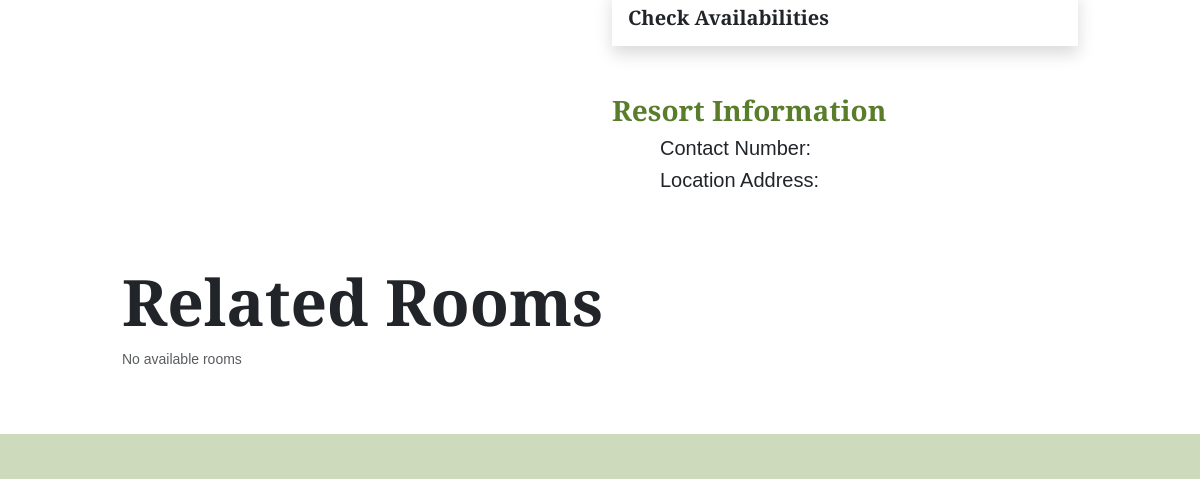
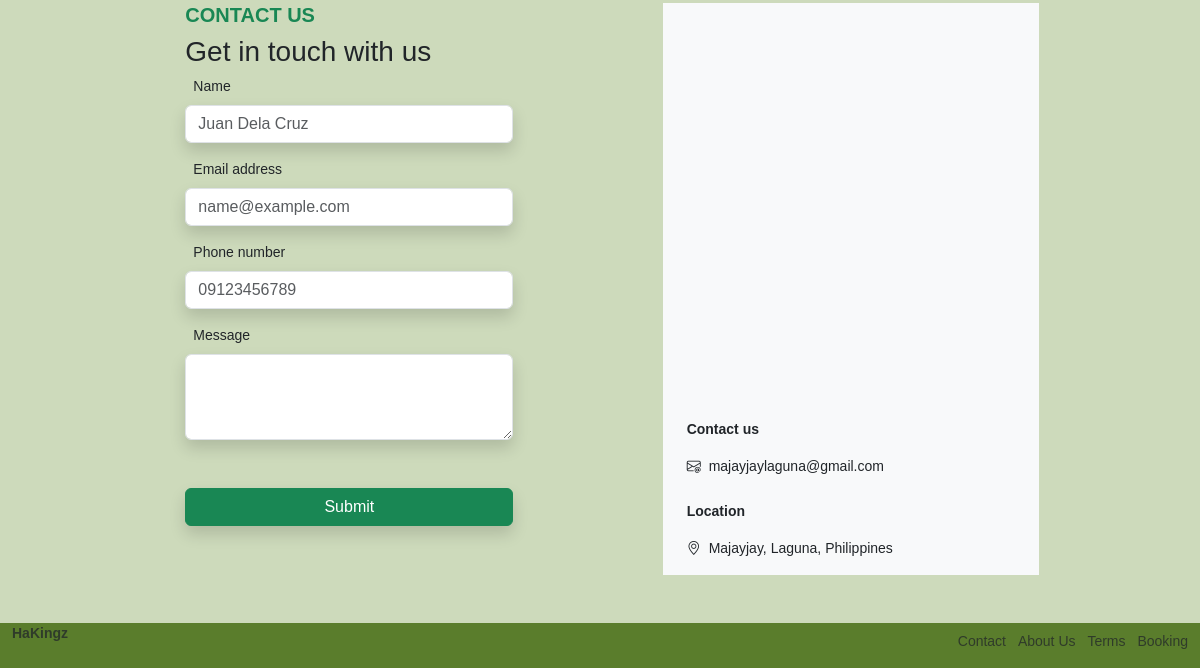
/Resort/page-3.php?businessInfoID=97 (lower part), run on an earlier commit of the app's database (2 pictures, top to bottom).
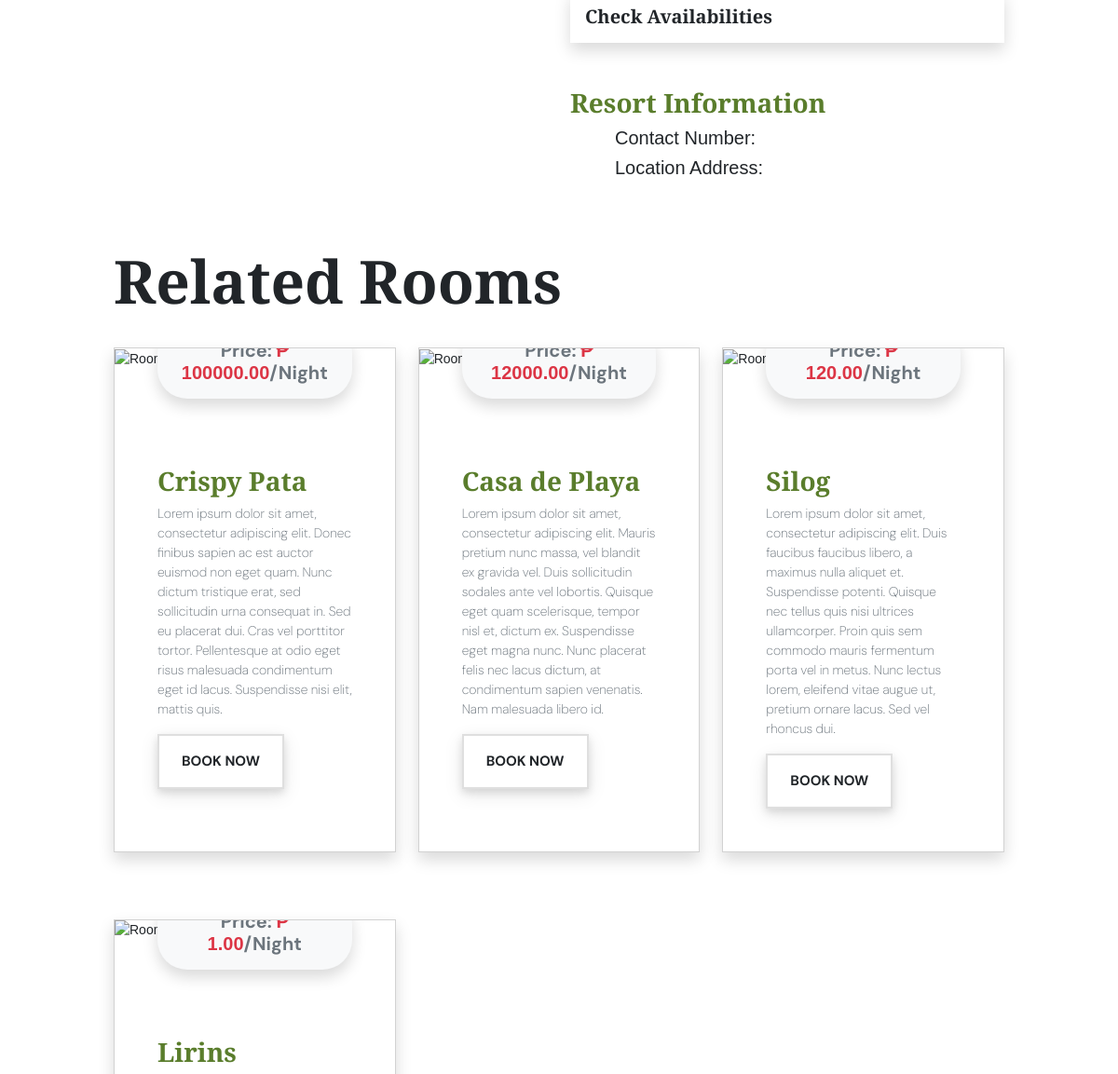
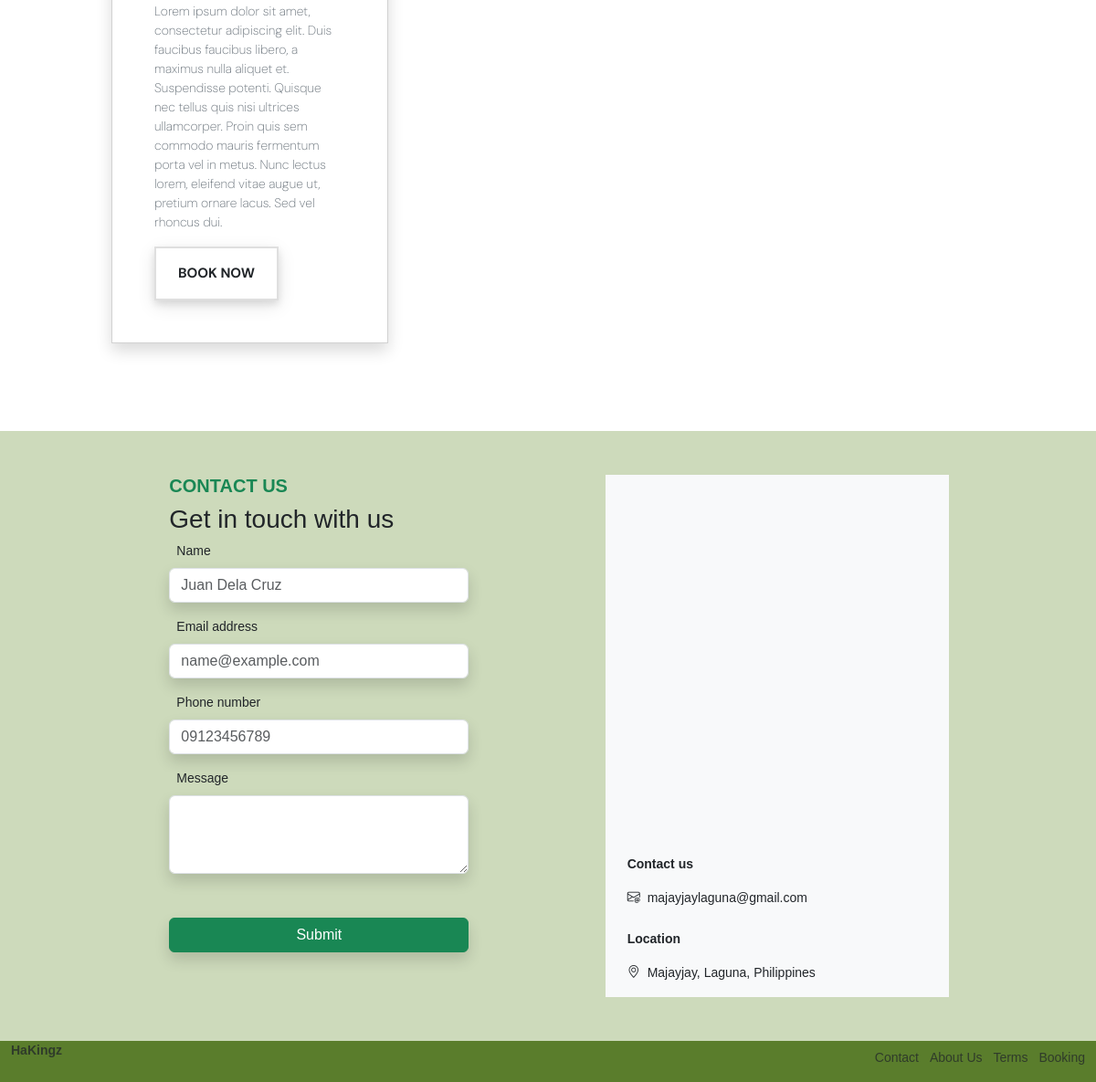
And on a later commit of the database (2 pictures, top to bottom).
### tables this page shows
CREATE TABLE `roominfotable` (
  `roomID` int(11) NOT NULL,
  `BusinessInfoID` int(11) NOT NULL,
  `roomName` varchar(255) NOT NULL,
  `roomPrice` decimal(10,2) NOT NULL,
  `adultMax` int(11) NOT NULL,
  `ChildrenMax` int(11) NOT NULL,
  `RoomDescriptions` text NOT NULL,
  `image1` varchar(255) DEFAULT NULL,
  `image2` varchar(255) DEFAULT NULL,
  `image3` varchar(255) DEFAULT NULL,
  `image4` varchar(255) DEFAULT NULL,
  `image5` varchar(255) DEFAULT NULL,
  `image6` varchar(255) DEFAULT NULL
);

### Resort/page-3.php (the view, shortened to what the changed rows need)
<?php
   include '../includes/db.php';
   $businessInfoID = isset($_GET['businessInfoID']) ? (int) $_GET['businessInfoID'] : 1;
   $roomID = isset($_GET['roomID']) ? (int) $_GET['roomID'] : 1;
   try {
       $stmt = $pdo->prepare("
       SELECT roomID, roomName, roomPrice, RoomDescriptions, image1
       FROM roominfotable
       WHERE BusinessInfoID = :businessInfoID AND roomID != :roomID
   ");
       $stmt->execute(['businessInfoID' => $businessInfoID, 'roomID' => $roomID]);
       $rooms = $stmt->fetchAll(PDO::FETCH_ASSOC);
   } catch (Exception $e) {
       echo "Error: " . $e->getMessage();
   }
   ?>
<!DOCTYPE html>
<html lang="en">
<head>
    <link href="https://cdn.jsdelivr.net/npm/bootstrap@5.3.3/dist/css/bootstrap.min.css" rel="stylesheet">
    <link rel="stylesheet" href="https://cdn.jsdelivr.net/npm/bootstrap-icons@1.11.3/font/bootstrap-icons.min.css">
    <link rel="stylesheet" href="https://cdn.jsdelivr.net/npm/swiper@11/swiper-bundle.min.css" />
    <link rel="stylesheet" href="https://cdnjs.cloudflare.com/ajax/libs/font-awesome/5.15.3/css/all.min.css">
    <link rel="stylesheet" href="../../resort/new-resort-ui.css">
    <link rel="stylesheet" href="https://cdn.jsdelivr.net/npm/notyf/notyf.min.css">
    <link rel="stylesheet" href="https://code.jquery.com/ui/1.12.1/themes/base/jquery-ui.css">
    <link href='https://cdn.jsdelivr.net/npm/fullcalendar@5.11.3/main.min.css' rel='stylesheet' />
    <link rel="stylesheet" href="../css/businessowner.css">
</head>
<body>
    <main class="content">
        <section class="room-page-title bg-color-5" id="room-page-title">
            <div class="container-fluid">
                <div class="row room-page-info d-flex justify-content-center">
                    <div class="col-xxl-8 col-xl-10 col-lg-10 col-md-11 col-md-12 mx-3 mb-5">
                        <div class="d-flex justify-content-tstart">
                            <h1 class="text-dark cormorant-text display-3 fw-bold mt-5">Related Rooms</h1>
                        </div>
                        <div class="row">
                            <?php if (empty($rooms)): ?>
                                <p class="text-muted">No available rooms</p>
                            <?php else: ?>
                                <?php foreach ($rooms as $room): ?>
                                    <div class="col-xl-4 col-lg-6 col-md-6 col-sm-10 my-4 d-flex justify-content-center">
                                        <div class="card shadow custom-card-height rounded-0 overflow-hidden">
                                            <div class="img-container">
                                            </div>
                                            <div class="card-body">
                                                <div class="price-overlay shadow bg-light rounded-5">
                                                    <h5 class="p-3 text-center dm-sans-text fw-bold text-secondary">Price: <span class="text-danger">&#8369 <?php echo htmlspecialchars($room['roomPrice']); ?></span>/Night</h5>
                                                </div>
                                                <h3 class="card-title text-color-1 fw-bold cormorant-text"><?php echo htmlspecialchars($room['roomName']); ?></h3>
                                                <p class="card-text dm-sans-text text-secondary"><?php echo htmlspecialchars($room['RoomDescriptions']); ?></p>
                                                <a href="../../resort/page-3.php?roomID=<?php echo $room['roomID']; ?>&businessInfoID=<?php echo $businessInfoID; ?>" class="btn btn-book fw-bold dm-sans-text rounded-0 py-3 px-4">BOOK NOW</a>
                                            </div>
                                        </div>
                                    </div>
                                <?php endforeach; ?>
                            <?php endif; ?>
                        </div>
                    </div>
                </div>
        </section>
    </main>
</body>
</html>

What changed in the data, as far as the page shows it:
added roominfotable: roomPrice "100000.00", roomName "Crispy Pata", RoomDescriptions "Lorem ipsum dolor sit amet, consectetur adipiscing elit. Donec finibus sapien ac est auctor euismod non eget quam. Nunc dictum tristique erat, sed sollicitudin urna consequat in. Sed eu placerat dui. Cras vel porttitor tortor. Pellentesque at odio eget risus malesuada condimentum eget id lacus. Suspendisse nisi elit, mattis quis."
added roominfotable: roomPrice "12000.00", roomName "Casa de Playa", RoomDescriptions "Lorem ipsum dolor sit amet, consectetur adipiscing elit. Mauris pretium nunc massa, vel blandit ex gravida vel. Duis sollicitudin sodales ante vel lobortis. Quisque eget quam scelerisque, tempor nisl et, dictum ex. Suspendisse eget magna nunc. Nunc placerat felis nec lacus dictum, at condimentum sapien venenatis. Nam malesuada libero id."
added roominfotable: roomPrice "120.00", roomName "Silog", RoomDescriptions "Lorem ipsum dolor sit amet, consectetur adipiscing elit. Duis faucibus faucibus libero, a maximus nulla aliquet et. Suspendisse potenti. Quisque nec tellus quis nisi ultrices ullamcorper. Proin quis sem commodo mauris fermentum porta vel in metus. Nunc lectus lorem, eleifend vitae augue ut, pretium ornare lacus. Sed vel rhoncus dui."
added roominfotable: roomPrice "1.00", roomName "Lirins", RoomDescriptions "Lorem ipsum dolor sit amet, consectetur adipiscing elit. Duis faucibus faucibus libero, a maximus nulla aliquet et. Suspendisse potenti. Quisque nec tellus quis nisi ultrices ullamcorper. Proin quis sem commodo mauris fermentum porta vel in metus. Nunc lectus lorem, eleifend vitae augue ut, pretium ornare lacus. Sed vel rhoncus dui."
Also different on the page:
text no longer shown: "No available rooms"
